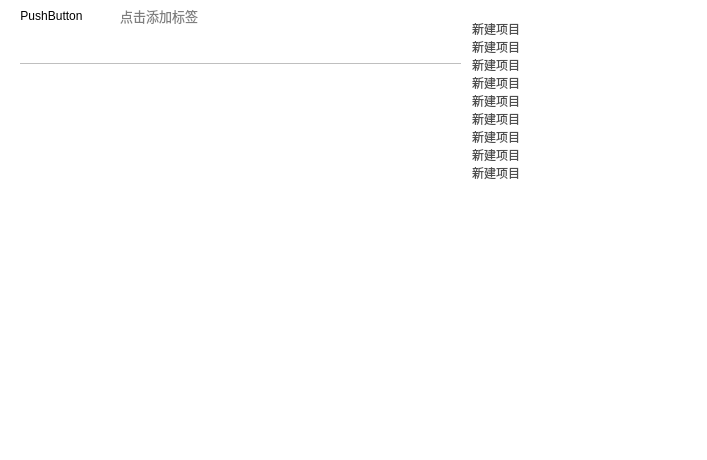
<?xml version="1.0" encoding="UTF-8"?>
<ui version="4.0">
 <class>MarkdownEditorWidget</class>
 <widget class="QWidget" name="MarkdownEditorWidget">
  <property name="geometry">
   <rect>
    <x>0</x>
    <y>0</y>
    <width>707</width>
    <height>460</height>
   </rect>
  </property>
  <property name="minimumSize">
   <size>
    <width>360</width>
    <height>460</height>
   </size>
  </property>
  <property name="acceptDrops">
   <bool>true</bool>
  </property>
  <property name="windowTitle">
   <string>Form</string>
  </property>
  <property name="styleSheet">
   <string notr="true">
QWidget#MarkdownEditorWidget {
  
}

QFrame#frame{
  border: 0.5px solid rgba(255, 255, 255, 0);
  border-radius: 4px;
}

QWidget#widget_tools {
  border-bottom: 0.5px solid rgb(191, 191, 191);
}

QPushButton#pushButton_category{
  border:none;
}

QPushButton#pushButton_category:pressed{

}

QPushButton#pushButton_splitterPreview {
  border-image: url(:/images/icon-splitterpreview.png);
  width: 16px;
}

QPushButton#pushButton_splitterPreview:pressed{
  border-image: url(:/images/icon-splitterpreview-down.png);
  width: 16px;
}

QPushButton#pushButton_markdownPeview {
  border: none;
  border-image: url(:/images/icon-markdownpreview.png);
  width: 16px;
}

QPushButton#pushButton_markdownPeview:pressed{
  border-image: url(:/images/icon-markdownpreview-down.png);
  width: 16px;
}

QWidget#widget,
QWidget#splitter_background {
  background-color: #ffffff;
}

QLineEdit#lineEdit_tag,
#markdownEditor,
#markdownPreview {
  border: none;
}

QLabel#label_tagIcon,
QPushButton#pushButton_bold,
QPushButton#pushButton_italic,
QPushButton#pushButton_strickout,
QPushButton#pushButton_quote,
QPushButton#pushButton_code,
QPushButton#pushButton_link,
QPushButton#pushButton_image,
QPushButton#pushButton_unordered,
QPushButton#pushButton_ordered,
QPushButton#pushButton_taskList,
QPushButton#pushButton_table,
QPushButton#pushButton_headerSize {
  border: none;
}
   </string>
  </property>
  <layout class="QHBoxLayout" name="horizontalLayout_3">
   <property name="spacing">
    <number>0</number>
   </property>
   <property name="leftMargin">
    <number>0</number>
   </property>
   <property name="topMargin">
    <number>0</number>
   </property>
   <property name="rightMargin">
    <number>0</number>
   </property>
   <property name="bottomMargin">
    <number>0</number>
   </property>
   <item>
    <widget class="QSplitter" name="splitter_background">
     <property name="orientation">
      <enum>Qt::Horizontal</enum>
     </property>
     <property name="opaqueResize">
      <bool>true</bool>
     </property>
     <property name="handleWidth">
      <number>0</number>
     </property>
     <property name="childrenCollapsible">
      <bool>false</bool>
     </property>
     <widget class="QWidget" name="widget_editorArea" native="true">
      <layout class="QVBoxLayout" name="verticalLayout_2" stretch="1,9999">
       <property name="spacing">
        <number>8</number>
       </property>
       <property name="leftMargin">
        <number>20</number>
       </property>
       <property name="topMargin">
        <number>0</number>
       </property>
       <property name="rightMargin">
        <number>0</number>
       </property>
       <property name="bottomMargin">
        <number>8</number>
       </property>
       <item>
        <widget class="QWidget" name="widget_tools" native="true">
         <property name="minimumSize">
          <size>
           <width>0</width>
           <height>0</height>
          </size>
         </property>
         <property name="maximumSize">
          <size>
           <width>16777215</width>
           <height>16777215</height>
          </size>
         </property>
         <layout class="QVBoxLayout" name="verticalLayout_3">
          <property name="spacing">
           <number>0</number>
          </property>
          <property name="sizeConstraint">
           <enum>QLayout::SetDefaultConstraint</enum>
          </property>
          <property name="leftMargin">
           <number>0</number>
          </property>
          <property name="topMargin">
           <number>0</number>
          </property>
          <property name="rightMargin">
           <number>8</number>
          </property>
          <property name="bottomMargin">
           <number>0</number>
          </property>
          <item>
           <widget class="QWidget" name="widget" native="true">
            <property name="minimumSize">
             <size>
              <width>0</width>
              <height>32</height>
             </size>
            </property>
            <property name="maximumSize">
             <size>
              <width>16777215</width>
              <height>32</height>
             </size>
            </property>
            <layout class="QHBoxLayout" name="horizontalLayout_2">
             <property name="spacing">
              <number>10</number>
             </property>
             <property name="leftMargin">
              <number>0</number>
             </property>
             <property name="topMargin">
              <number>0</number>
             </property>
             <property name="rightMargin">
              <number>0</number>
             </property>
             <property name="bottomMargin">
              <number>0</number>
             </property>
             <item>
              <widget class="QPushButton" name="pushButton_category">
               <property name="text">
                <string>PushButton</string>
               </property>
               <property name="icon">
                <iconset resource="../resources/resources.qrc">
                 <normaloff>:/images/icon-folder.png</normaloff>:/images/icon-folder.png</iconset>
               </property>
               <property name="autoDefault">
                <bool>false</bool>
               </property>
               <property name="default">
                <bool>false</bool>
               </property>
               <property name="flat">
                <bool>false</bool>
               </property>
              </widget>
             </item>
             <item>
              <widget class="QFrame" name="frame">
               <property name="minimumSize">
                <size>
                 <width>0</width>
                 <height>24</height>
                </size>
               </property>
               <property name="maximumSize">
                <size>
                 <width>16777215</width>
                 <height>24</height>
                </size>
               </property>
               <property name="lineWidth">
                <number>0</number>
               </property>
               <layout class="QHBoxLayout" name="horizontalLayout">
                <property name="spacing">
                 <number>4</number>
                </property>
                <property name="leftMargin">
                 <number>4</number>
                </property>
                <property name="topMargin">
                 <number>0</number>
                </property>
                <property name="rightMargin">
                 <number>0</number>
                </property>
                <property name="bottomMargin">
                 <number>0</number>
                </property>
                <item>
                 <widget class="QLabel" name="label_tagIcon">
                  <property name="minimumSize">
                   <size>
                    <width>16</width>
                    <height>16</height>
                   </size>
                  </property>
                  <property name="maximumSize">
                   <size>
                    <width>16</width>
                    <height>16</height>
                   </size>
                  </property>
                  <property name="text">
                   <string/>
                  </property>
                  <property name="textFormat">
                   <enum>Qt::AutoText</enum>
                  </property>
                  <property name="pixmap">
                   <pixmap resource="../resources/resources.qrc">:/images/icon-tags.png</pixmap>
                  </property>
                  <property name="scaledContents">
                   <bool>true</bool>
                  </property>
                  <property name="alignment">
                   <set>Qt::AlignCenter</set>
                  </property>
                  <property name="openExternalLinks">
                   <bool>false</bool>
                  </property>
                 </widget>
                </item>
                <item>
                 <widget class="QLineEdit" name="lineEdit_tag">
                  <property name="font">
                   <font>
                    <pointsize>10</pointsize>
                   </font>
                  </property>
                  <property name="placeholderText">
                   <string>点击添加标签</string>
                  </property>
                  <property name="clearButtonEnabled">
                   <bool>false</bool>
                  </property>
                 </widget>
                </item>
               </layout>
              </widget>
             </item>
             <item>
              <widget class="QPushButton" name="pushButton_splitterPreview">
               <property name="text">
                <string/>
               </property>
               <property name="icon">
                <iconset resource="../resources/resources.qrc">
                 <normaloff>:/images/icon-splitterpreview.png</normaloff>:/images/icon-splitterpreview.png</iconset>
               </property>
               <property name="autoDefault">
                <bool>false</bool>
               </property>
               <property name="flat">
                <bool>true</bool>
               </property>
              </widget>
             </item>
             <item>
              <widget class="QPushButton" name="pushButton_markdownPeview">
               <property name="text">
                <string/>
               </property>
               <property name="icon">
                <iconset resource="../resources/resources.qrc">
                 <normaloff>:/images/icon-markdownpreview.png</normaloff>:/images/icon-markdownpreview.png</iconset>
               </property>
               <property name="autoDefault">
                <bool>false</bool>
               </property>
               <property name="default">
                <bool>false</bool>
               </property>
               <property name="flat">
                <bool>true</bool>
               </property>
              </widget>
             </item>
            </layout>
           </widget>
          </item>
          <item>
           <widget class="QStackedWidget" name="stackedWidget">
            <property name="minimumSize">
             <size>
              <width>0</width>
              <height>32</height>
             </size>
            </property>
            <property name="maximumSize">
             <size>
              <width>16777215</width>
              <height>32</height>
             </size>
            </property>
            <property name="currentIndex">
             <number>0</number>
            </property>
            <widget class="QWidget" name="page_editTools">
             <layout class="QHBoxLayout" name="horizontalLayout_7">
              <property name="spacing">
               <number>0</number>
              </property>
              <property name="leftMargin">
               <number>0</number>
              </property>
              <property name="topMargin">
               <number>0</number>
              </property>
              <property name="rightMargin">
               <number>0</number>
              </property>
              <property name="bottomMargin">
               <number>0</number>
              </property>
              <item>
               <layout class="QHBoxLayout" name="horizontalLayout_4">
                <property name="spacing">
                 <number>2</number>
                </property>
                <item>
                 <widget class="QPushButton" name="pushButton_headerSize">
                  <property name="minimumSize">
                   <size>
                    <width>0</width>
                    <height>0</height>
                   </size>
                  </property>
                  <property name="maximumSize">
                   <size>
                    <width>16</width>
                    <height>16</height>
                   </size>
                  </property>
                  <property name="text">
                   <string/>
                  </property>
                  <property name="icon">
                   <iconset resource="../resources/resources.qrc">
                    <normaloff>:/images/icon-text-size.svg</normaloff>:/images/icon-text-size.svg</iconset>
                  </property>
                  <property name="flat">
                   <bool>true</bool>
                  </property>
                 </widget>
                </item>
                <item>
                 <widget class="QPushButton" name="pushButton_bold">
                  <property name="minimumSize">
                   <size>
                    <width>0</width>
                    <height>0</height>
                   </size>
                  </property>
                  <property name="maximumSize">
                   <size>
                    <width>16</width>
                    <height>16</height>
                   </size>
                  </property>
                  <property name="text">
                   <string/>
                  </property>
                  <property name="icon">
                   <iconset resource="../resources/resources.qrc">
                    <normaloff>:/images/icon-bold.svg</normaloff>:/images/icon-bold.svg</iconset>
                  </property>
                  <property name="flat">
                   <bool>true</bool>
                  </property>
                 </widget>
                </item>
                <item>
                 <widget class="QPushButton" name="pushButton_italic">
                  <property name="minimumSize">
                   <size>
                    <width>0</width>
                    <height>0</height>
                   </size>
                  </property>
                  <property name="maximumSize">
                   <size>
                    <width>16</width>
                    <height>16</height>
                   </size>
                  </property>
                  <property name="text">
                   <string/>
                  </property>
                  <property name="icon">
                   <iconset resource="../resources/resources.qrc">
                    <normaloff>:/images/icon-italic.svg</normaloff>:/images/icon-italic.svg</iconset>
                  </property>
                  <property name="flat">
                   <bool>true</bool>
                  </property>
                 </widget>
                </item>
                <item>
                 <widget class="QPushButton" name="pushButton_strickout">
                  <property name="minimumSize">
                   <size>
                    <width>0</width>
                    <height>0</height>
                   </size>
                  </property>
                  <property name="maximumSize">
                   <size>
                    <width>16777215</width>
                    <height>16777215</height>
                   </size>
                  </property>
                  <property name="text">
                   <string/>
                  </property>
                  <property name="icon">
                   <iconset resource="../resources/resources.qrc">
                    <normaloff>:/images/icon-strickout.svg</normaloff>:/images/icon-strickout.svg</iconset>
                  </property>
                  <property name="flat">
                   <bool>true</bool>
                  </property>
                 </widget>
                </item>
               </layout>
              </item>
              <item>
               <widget class="QWidget" name="widget_2" native="true">
                <property name="minimumSize">
                 <size>
                  <width>20</width>
                  <height>0</height>
                 </size>
                </property>
                <property name="maximumSize">
                 <size>
                  <width>20</width>
                  <height>16777215</height>
                 </size>
                </property>
               </widget>
              </item>
              <item>
               <layout class="QHBoxLayout" name="horizontalLayout_5">
                <property name="spacing">
                 <number>8</number>
                </property>
                <item>
                 <widget class="QPushButton" name="pushButton_quote">
                  <property name="minimumSize">
                   <size>
                    <width>0</width>
                    <height>0</height>
                   </size>
                  </property>
                  <property name="maximumSize">
                   <size>
                    <width>16</width>
                    <height>16</height>
                   </size>
                  </property>
                  <property name="text">
                   <string/>
                  </property>
                  <property name="icon">
                   <iconset resource="../resources/resources.qrc">
                    <normaloff>:/images/icon-quote.svg</normaloff>:/images/icon-quote.svg</iconset>
                  </property>
                  <property name="flat">
                   <bool>true</bool>
                  </property>
                 </widget>
                </item>
                <item>
                 <widget class="QPushButton" name="pushButton_code">
                  <property name="minimumSize">
                   <size>
                    <width>0</width>
                    <height>0</height>
                   </size>
                  </property>
                  <property name="maximumSize">
                   <size>
                    <width>16</width>
                    <height>16</height>
                   </size>
                  </property>
                  <property name="text">
                   <string/>
                  </property>
                  <property name="icon">
                   <iconset resource="../resources/resources.qrc">
                    <normaloff>:/images/icon-code.svg</normaloff>:/images/icon-code.svg</iconset>
                  </property>
                  <property name="flat">
                   <bool>true</bool>
                  </property>
                 </widget>
                </item>
                <item>
                 <widget class="QPushButton" name="pushButton_link">
                  <property name="minimumSize">
                   <size>
                    <width>0</width>
                    <height>0</height>
                   </size>
                  </property>
                  <property name="maximumSize">
                   <size>
                    <width>16</width>
                    <height>16</height>
                   </size>
                  </property>
                  <property name="text">
                   <string/>
                  </property>
                  <property name="icon">
                   <iconset resource="../resources/resources.qrc">
                    <normaloff>:/images/icon-link.svg</normaloff>:/images/icon-link.svg</iconset>
                  </property>
                  <property name="flat">
                   <bool>true</bool>
                  </property>
                 </widget>
                </item>
                <item>
                 <widget class="QPushButton" name="pushButton_image">
                  <property name="minimumSize">
                   <size>
                    <width>0</width>
                    <height>0</height>
                   </size>
                  </property>
                  <property name="maximumSize">
                   <size>
                    <width>16</width>
                    <height>16</height>
                   </size>
                  </property>
                  <property name="text">
                   <string/>
                  </property>
                  <property name="icon">
                   <iconset resource="../resources/resources.qrc">
                    <normaloff>:/images/icon-file-media.svg</normaloff>:/images/icon-file-media.svg</iconset>
                  </property>
                  <property name="flat">
                   <bool>true</bool>
                  </property>
                 </widget>
                </item>
               </layout>
              </item>
              <item>
               <widget class="QWidget" name="widget_3" native="true">
                <property name="minimumSize">
                 <size>
                  <width>20</width>
                  <height>0</height>
                 </size>
                </property>
                <property name="maximumSize">
                 <size>
                  <width>20</width>
                  <height>16777215</height>
                 </size>
                </property>
               </widget>
              </item>
              <item>
               <layout class="QHBoxLayout" name="horizontalLayout_6">
                <property name="spacing">
                 <number>8</number>
                </property>
                <property name="leftMargin">
                 <number>0</number>
                </property>
                <property name="rightMargin">
                 <number>0</number>
                </property>
                <item>
                 <widget class="QPushButton" name="pushButton_unordered">
                  <property name="minimumSize">
                   <size>
                    <width>0</width>
                    <height>0</height>
                   </size>
                  </property>
                  <property name="maximumSize">
                   <size>
                    <width>16</width>
                    <height>16</height>
                   </size>
                  </property>
                  <property name="text">
                   <string/>
                  </property>
                  <property name="icon">
                   <iconset resource="../resources/resources.qrc">
                    <normaloff>:/images/icon-list-unordered.svg</normaloff>:/images/icon-list-unordered.svg</iconset>
                  </property>
                  <property name="flat">
                   <bool>true</bool>
                  </property>
                 </widget>
                </item>
                <item>
                 <widget class="QPushButton" name="pushButton_ordered">
                  <property name="minimumSize">
                   <size>
                    <width>0</width>
                    <height>0</height>
                   </size>
                  </property>
                  <property name="maximumSize">
                   <size>
                    <width>16</width>
                    <height>16</height>
                   </size>
                  </property>
                  <property name="text">
                   <string/>
                  </property>
                  <property name="icon">
                   <iconset resource="../resources/resources.qrc">
                    <normaloff>:/images/icon-list-ordered.svg</normaloff>:/images/icon-list-ordered.svg</iconset>
                  </property>
                  <property name="flat">
                   <bool>true</bool>
                  </property>
                 </widget>
                </item>
                <item>
                 <widget class="QPushButton" name="pushButton_taskList">
                  <property name="minimumSize">
                   <size>
                    <width>0</width>
                    <height>0</height>
                   </size>
                  </property>
                  <property name="maximumSize">
                   <size>
                    <width>16</width>
                    <height>16</height>
                   </size>
                  </property>
                  <property name="text">
                   <string/>
                  </property>
                  <property name="icon">
                   <iconset resource="../resources/resources.qrc">
                    <normaloff>:/images/icon-tasklist.svg</normaloff>:/images/icon-tasklist.svg</iconset>
                  </property>
                  <property name="flat">
                   <bool>true</bool>
                  </property>
                 </widget>
                </item>
                <item>
                 <widget class="QPushButton" name="pushButton_table">
                  <property name="minimumSize">
                   <size>
                    <width>0</width>
                    <height>0</height>
                   </size>
                  </property>
                  <property name="maximumSize">
                   <size>
                    <width>16</width>
                    <height>16</height>
                   </size>
                  </property>
                  <property name="text">
                   <string/>
                  </property>
                  <property name="icon">
                   <iconset resource="../resources/resources.qrc">
                    <normaloff>:/images/icon-table.svg</normaloff>:/images/icon-table.svg</iconset>
                  </property>
                  <property name="flat">
                   <bool>true</bool>
                  </property>
                 </widget>
                </item>
               </layout>
              </item>
              <item>
               <spacer name="horizontalSpacer_2">
                <property name="orientation">
                 <enum>Qt::Horizontal</enum>
                </property>
                <property name="sizeHint" stdset="0">
                 <size>
                  <width>40</width>
                  <height>20</height>
                 </size>
                </property>
               </spacer>
              </item>
             </layout>
            </widget>
            <widget class="QWidget" name="page_noteDate">
             <layout class="QHBoxLayout" name="horizontalLayout_8">
              <property name="spacing">
               <number>10</number>
              </property>
              <property name="leftMargin">
               <number>0</number>
              </property>
              <property name="topMargin">
               <number>0</number>
              </property>
              <property name="rightMargin">
               <number>0</number>
              </property>
              <property name="bottomMargin">
               <number>0</number>
              </property>
              <item>
               <widget class="QLabel" name="label_createTime">
                <property name="font">
                 <font>
                  <pointsize>12</pointsize>
                 </font>
                </property>
                <property name="text">
                 <string>创建日期: 2017-10-30</string>
                </property>
               </widget>
              </item>
              <item>
               <widget class="QLabel" name="label_updateTime">
                <property name="font">
                 <font>
                  <pointsize>12</pointsize>
                 </font>
                </property>
                <property name="text">
                 <string>更新日期: 2017-10-30</string>
                </property>
               </widget>
              </item>
              <item>
               <spacer name="horizontalSpacer_3">
                <property name="orientation">
                 <enum>Qt::Horizontal</enum>
                </property>
                <property name="sizeHint" stdset="0">
                 <size>
                  <width>40</width>
                  <height>20</height>
                 </size>
                </property>
               </spacer>
              </item>
             </layout>
            </widget>
           </widget>
          </item>
          <item>
           <widget class="QWidget" name="widget_searchWidget" native="true">
            <property name="minimumSize">
             <size>
              <width>0</width>
              <height>0</height>
             </size>
            </property>
            <property name="maximumSize">
             <size>
              <width>16777215</width>
              <height>16777215</height>
             </size>
            </property>
           </widget>
          </item>
         </layout>
        </widget>
       </item>
       <item>
        <widget class="QSplitter" name="splitter_editor">
         <property name="orientation">
          <enum>Qt::Horizontal</enum>
         </property>
         <property name="opaqueResize">
          <bool>true</bool>
         </property>
         <property name="handleWidth">
          <number>0</number>
         </property>
         <property name="childrenCollapsible">
          <bool>false</bool>
         </property>
         <widget class="QMarkdownTextEdit" name="markdownEditor">
          <property name="sizePolicy">
           <sizepolicy hsizetype="Ignored" vsizetype="Expanding">
            <horstretch>0</horstretch>
            <verstretch>0</verstretch>
           </sizepolicy>
          </property>
          <property name="contextMenuPolicy">
           <enum>Qt::CustomContextMenu</enum>
          </property>
          <property name="acceptDrops">
           <bool>false</bool>
          </property>
          <property name="plainText">
           <string/>
          </property>
         </widget>
         <widget class="NotePreviewWidget" name="markdownPreview">
          <property name="sizePolicy">
           <sizepolicy hsizetype="Ignored" vsizetype="Expanding">
            <horstretch>0</horstretch>
            <verstretch>0</verstretch>
           </sizepolicy>
          </property>
          <property name="openExternalLinks">
           <bool>true</bool>
          </property>
          <property name="openLinks">
           <bool>false</bool>
          </property>
         </widget>
        </widget>
       </item>
      </layout>
     </widget>
     <widget class="QWidget" name="widget_navigationBar" native="true">
      <property name="minimumSize">
       <size>
        <width>20</width>
        <height>0</height>
       </size>
      </property>
      <property name="maximumSize">
       <size>
        <width>16777215</width>
        <height>16777215</height>
       </size>
      </property>
      <layout class="QVBoxLayout" name="verticalLayout">
       <property name="spacing">
        <number>0</number>
       </property>
       <property name="sizeConstraint">
        <enum>QLayout::SetDefaultConstraint</enum>
       </property>
       <property name="leftMargin">
        <number>8</number>
       </property>
       <property name="topMargin">
        <number>20</number>
       </property>
       <property name="rightMargin">
        <number>20</number>
       </property>
       <property name="bottomMargin">
        <number>8</number>
       </property>
       <item>
        <widget class="NavigationBarWidget" name="navigationBar">
         <property name="styleSheet">
          <string notr="true">
QTreeView#navigationBar{
	color:rgb(77, 77, 77);
	font-size: 12px;
	border: 0px;
}

QTreeView#navigationBar::item:selected:!active,
QTreeView#navigationBar::item:selected:active {
	background:rgb(218, 216, 222);
	color:rgb(77, 77, 77);
}

QTreeWidget#navigationBar::branch:selected:!active,
QTreeWidget#navigationBar::branch:selected:active{
	background:rgb(218, 216, 222);
}

QTreeWidget#navigationBar::branch:open:has-children:!has-siblings,
QTreeWidget#navigationBar::branch:open:has-children:has-siblings  {
    image: none;
}

</string>
         </property>
         <property name="frameShape">
          <enum>QFrame::NoFrame</enum>
         </property>
         <property name="frameShadow">
          <enum>QFrame::Sunken</enum>
         </property>
         <property name="horizontalScrollBarPolicy">
          <enum>Qt::ScrollBarAlwaysOff</enum>
         </property>
         <property name="rootIsDecorated">
          <bool>false</bool>
         </property>
         <property name="itemsExpandable">
          <bool>false</bool>
         </property>
         <property name="headerHidden">
          <bool>true</bool>
         </property>
         <column>
          <property name="text">
           <string notr="true">1</string>
          </property>
         </column>
         <item>
          <property name="text">
           <string>新建项目</string>
          </property>
         </item>
         <item>
          <property name="text">
           <string>新建项目</string>
          </property>
         </item>
         <item>
          <property name="text">
           <string>新建项目</string>
          </property>
         </item>
         <item>
          <property name="text">
           <string>新建项目</string>
          </property>
          <item>
           <property name="text">
            <string>新建子项目</string>
           </property>
           <item>
            <property name="text">
             <string>新建子项目</string>
            </property>
           </item>
          </item>
         </item>
         <item>
          <property name="text">
           <string>新建项目</string>
          </property>
         </item>
         <item>
          <property name="text">
           <string>新建项目</string>
          </property>
         </item>
         <item>
          <property name="text">
           <string>新建项目</string>
          </property>
          <item>
           <property name="text">
            <string>新建子项目</string>
           </property>
           <item>
            <property name="text">
             <string>新建子项目</string>
            </property>
           </item>
          </item>
         </item>
         <item>
          <property name="text">
           <string>新建项目</string>
          </property>
         </item>
         <item>
          <property name="text">
           <string>新建项目</string>
          </property>
         </item>
        </widget>
       </item>
      </layout>
     </widget>
    </widget>
   </item>
  </layout>
 </widget>
 <layoutdefault spacing="6" margin="11"/>
 <customwidgets>
  <customwidget>
   <class>NotePreviewWidget</class>
   <extends>QTextBrowser</extends>
   <header location="global">notepreviewwidget.h</header>
  </customwidget>
  <customwidget>
   <class>QMarkdownTextEdit</class>
   <extends>QPlainTextEdit</extends>
   <header location="global">qmarkdowntextedit/qmarkdowntextedit.h</header>
  </customwidget>
  <customwidget>
   <class>NavigationBarWidget</class>
   <extends>QTreeWidget</extends>
   <header location="global">navigationbarwidget.h</header>
  </customwidget>
 </customwidgets>
 <resources>
  <include location="../resources/resources.qrc"/>
 </resources>
 <connections/>
</ui>
